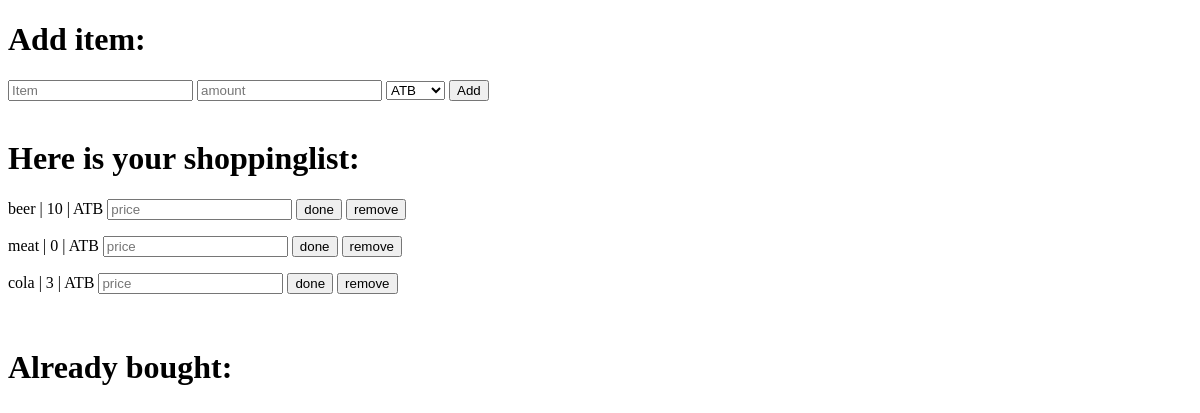
Page /shopping_list/ (signed in) on the earlier database version.
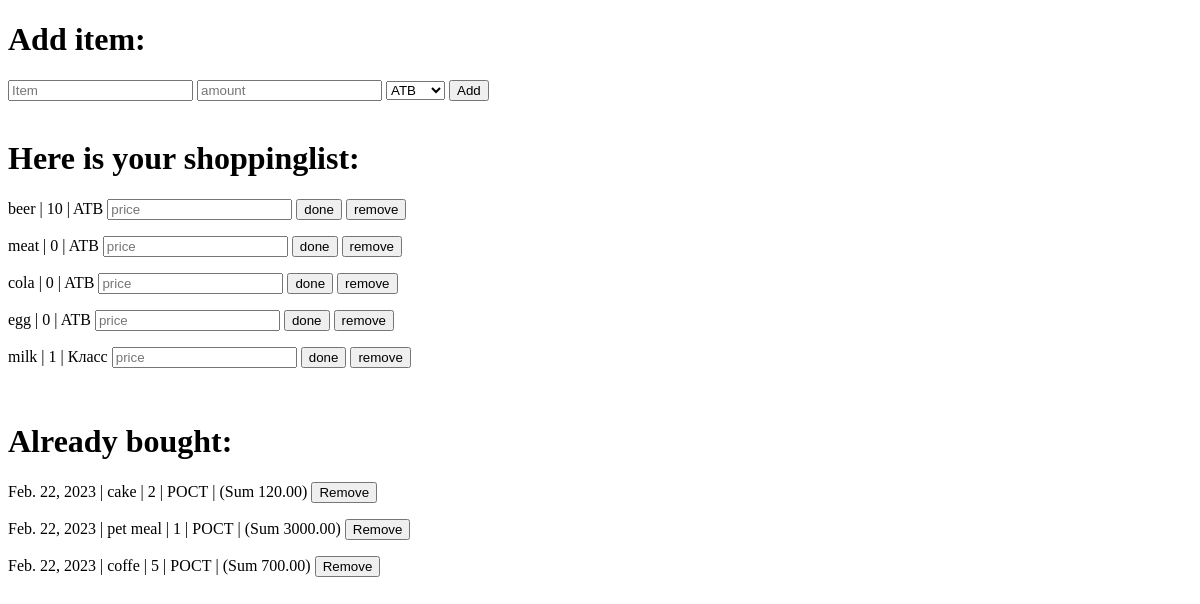
Same page on the later database version.
### slist/models.py (models this page shows)
class ShoppingList(models.Model):
    list_id = models.UUIDField()        #default=uuid.uuid4
    item_id = models.ForeignKey('Item', on_delete=models.CASCADE)
    quantity = models.IntegerField()
    price = models.DecimalField(decimal_places=2, max_digits=10, null=True)
    status = models.CharField(default="available", max_length=20)
    buy_day = models.DateField(null=True)

class Item(models.Model):
    name = models.CharField(max_length=50)
    shop_id = models.ForeignKey(MallList, on_delete=models.CASCADE)

class MallList(models.Model):
    name = models.CharField(max_length=50)
    list_id = models.UUIDField()

### slist/views.py (the view, shortened to what this page needs)
# urls.py: path('/', views.index, name='index'),
def index(request):
    if request.user.is_authenticated:
        user_id = request.user.id
        user_list = UserList.objects.filter(user_id=user_id).first()
        result = list(ShoppingList.objects.filter(list_id=user_list.list_id).all())     #возвращает квери-сет объект поэтому нужно или в список или дикт обернуть, чтоб рендерить
    else:
        return redirect('/user/login')
    return render(request, 'item_form.html', {'shopping_list_data': result,
                                              'shops': MallList.objects.all().filter(list_id=user_list.list_id)})  #ключи (н-р) 'shopping_list_data' -- єто название {переменной} в темплейте

### templates/item_form.html (shortened to what this page needs)
<!DOCTYPE html>
<html lang="en" xmlns="http://www.w3.org/1999/html">
<head>
</head>
<body>
<h1> Add item: </h1>
<form action="/shopping_list/" method = 'post'>
    <input type="text" name="item" placeholder="Item">
    <input type="text" name="amount" placeholder="amount">
    <select name="shop">
        {% for shop in shops %}
            <option value="{{ shop.id }}">{{ shop.name }}</option>
        {% endfor %}
    </select>
    <button type="submit" value="Add" name="Add"> Add </button>
    <br>
</form>
    <br>
    <h1> Here is your shoppinglist: </h1>
     {% for item in shopping_list_data %}
        {% if item.status == 'available' %}
 <form action="/shopping_list/{{ item.item_id.id }}/buy" method = 'post'>
            <p> {{item.item_id.name}} | {{item.quantity}} | {{item.item_id.shop_id.name}}
                    <input type="text" name="price" placeholder="price">
                    <button type="submit" value="done" name="done"> done </button>
                    <button type="submit" value="remove" name="remove"> remove </button>
    </p>
 </form>
{% endif %}
{% endfor %}
    <br>
    <h1> Already bought: </h1>
{% for item in shopping_list_data %}
    {% if item.status == 'done' %}
<form action="/shopping_list/{{ item.item_id.id }}/remove" method = 'post'>
    <p> {{ item.buy_day }}  |  {{item.item_id.name}}  |  {{item.quantity}}  |  {{item.item_id.shop_id.name}}  |  (Sum {{ item.price }})
        <button type="submit" value="Remove" name="Remove"> Remove </button>
    </p>
</form>
{% endif %}
{% endfor %}
</body>
</html>

Differences in the rows shown:
changed ShoppingList "cola": quantity "3" → "0"
added ShoppingList: item_id.name "egg", quantity "0", item_id.shop_id.name "ATB", shown under "Here is your shoppinglist:"
added ShoppingList: item_id.name "milk", quantity "1", item_id.shop_id.name "Класс", shown under "Here is your shoppinglist:"
added ShoppingList: buy_day "Feb. 22, 2023", item_id.name "cake", quantity "2", item_id.shop_id.name "РОСТ", price "120.00", shown under "Already bought:"
added ShoppingList: buy_day "Feb. 22, 2023", item_id.name "pet meal", quantity "1", item_id.shop_id.name "РОСТ", price "3000.00", shown under "Already bought:"
added ShoppingList: buy_day "Feb. 22, 2023", item_id.name "coffe", quantity "5", item_id.shop_id.name "РОСТ", price "700.00", shown under "Already bought:"
